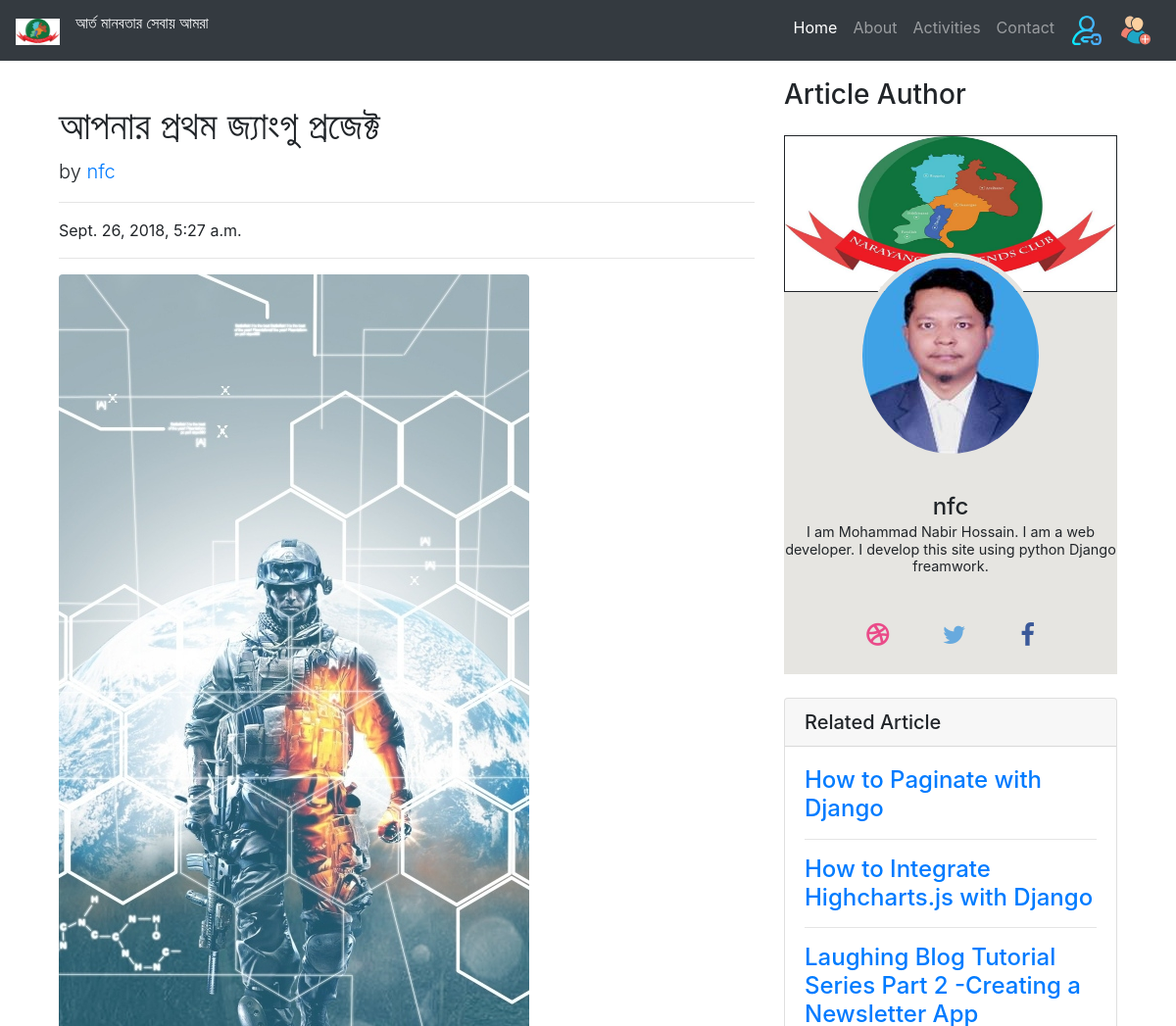
The app's page /detail/2 (upper part), older data.
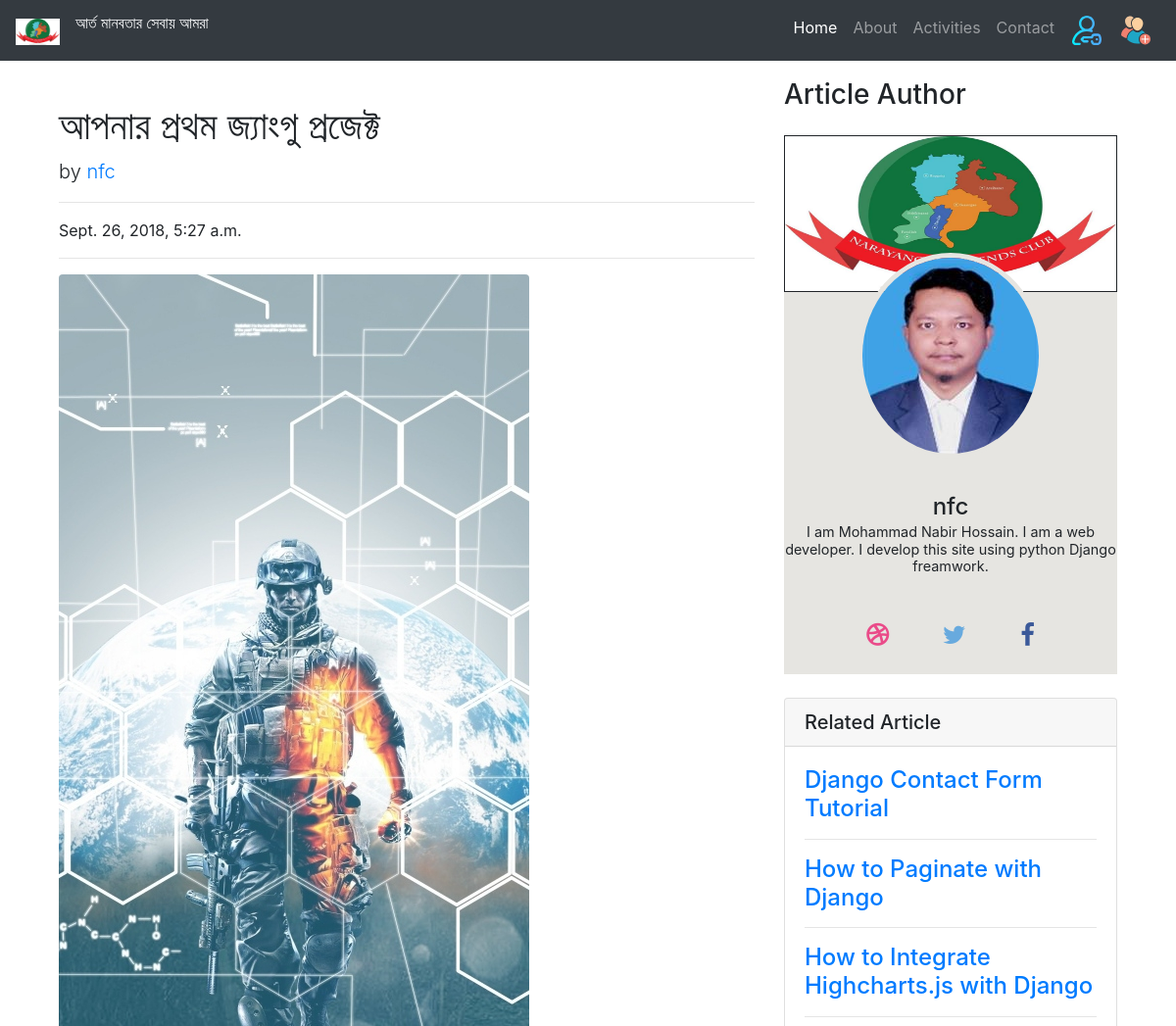
The same page, newer data.
### nfc/models.py (models this page shows, shortened)
class post(models.Model):
    post_author = models.ForeignKey(author, on_delete=models.CASCADE)
    post_title = models.CharField(max_length=100)
    slug = models.SlugField(max_length=100)
    post_body = RichTextUploadingField()
    post_image = models.FileField()
    post_category = models.ForeignKey(category, on_delete=models.CASCADE)
    posted_on = models.DateTimeField(auto_now=False, auto_now_add=True)
    updated_on = models.DateTimeField(auto_now=True, auto_now_add=False)
    class Meta:
        ordering = ['-posted_on', ]

### nfc/views.py (the view)
# urls.py: path('detail/<int:id>',views.PostDetail, name='post_detail'),
def PostDetail(request, id):
    post1 = get_object_or_404(post, pk=id)
    cat = category.objects.all()
    first = post.objects.first()
    last = post.objects.last()
    related = post.objects.filter(post_category=post1.post_category).exclude(id=id)[:6]
    context ={
        "post1":post1,
        "cat":cat,
        "first":first,
        "last":last,
        "related":related
    }
    return render(request,'post_detail.html', context)

### nfc/models.py (called while the page is built)
    def __str__(self):
        return self.auth_name.username

### nfc/templates/post_detail.html (shortened to what this page needs)
{% extends 'base.html' %}
{% load static %}
{% block content %}
<div class="container">
      <div class="row"  style="margin-top:80px;">
        <div class="col-lg-8">
          <h1 class="mt-4">{{ post1.post_title }}</h1>
          <p class="lead">
            by
            <a href="{% url 'nfc:author' name=post1.post_author %}">{{ post1.post_author.auth_name }}</a>
          </p>
          <hr>
          <p>{{ post1.posted_on }}</p>
          <hr>
          <img class="img-fluid rounded" src="{{ post1.post_image.url }}" alt="" style="width=auto; height=300px;">
        </div>
        <div class="col-md-4">
                <h3> Article Author </h3>
				<div class='card card-profile text-center my-4'>
                  <img alt='' class='card-img-top' src="{% static 'img/nfc_logo.jpg' %}" style="width: 340px; height: 160px; border: 1px solid;">
                  <div class='card-block'>
                    <img alt='' class='card-img-profile' src='{{ post1.post_author.auth_image.url }}'>
                    <h4 class='card-title'>
                      {{ post1.post_author.auth_name }}
                      <small>{{ post1.post_author.auth_details }}</small>
                    </h4>
                    <div class='card-links'>
                      <a class='fa fa-dribbble' href='#'></a>
                      <a class='fa fa-twitter' href='#'></a>
                      <a class='fa fa-facebook' href='#'></a>
                    </div>
                  </div>
                </div>
          <div class="card my-4">
            <h5 class="card-header">Related Article</h5>
            <div class="card-body">
              <ul class="list-unstyled mb-0">
                 {% for r in related %}
                <li>
                   <a href="{% url 'nfc:post_detail' id=r.id %}"><h4>{{ r.post_title }}</h4></a> <hr>
                </li>
                 {% endfor %}
              </ul>
            </div>
          </div>
        </div>
      </div>
    </div>
{% endblock %}

Row changes from the older to the newer data that the page shows:
no longer on this page (row unchanged): post: post_title "Laughing Blog Tutorial Series Part 2 -Creating a Newsletter App"
added post: post_title "Django Contact Form Tutorial"
